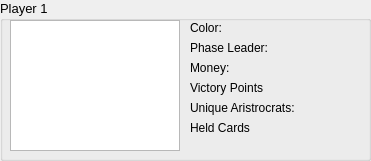
   <widget class="QGroupBox" name="groupBoxPlayer1">
    <property name="geometry">
     <rect>
      <x>10</x>
      <y>110</y>
      <width>371</width>
      <height>161</height>
     </rect>
    </property>
    <property name="font">
     <font>
      <pointsize>10</pointsize>
     </font>
    </property>
    <property name="title">
     <string>Player 1</string>
    </property>
    <widget class="QLabel" name="lblColor_Player1">
     <property name="geometry">
      <rect>
       <x>190</x>
       <y>20</y>
       <width>161</width>
       <height>16</height>
      </rect>
     </property>
     <property name="font">
      <font>
       <pointsize>9</pointsize>
      </font>
     </property>
     <property name="text">
      <string>Color:</string>
     </property>
    </widget>
    <widget class="QLabel" name="lblPhaseLeader_Player1">
     <property name="geometry">
      <rect>
       <x>190</x>
       <y>40</y>
       <width>161</width>
       <height>16</height>
      </rect>
     </property>
     <property name="font">
      <font>
       <pointsize>9</pointsize>
      </font>
     </property>
     <property name="text">
      <string>Phase Leader: </string>
     </property>
    </widget>
    <widget class="QLabel" name="lblMoney_Player1">
     <property name="geometry">
      <rect>
       <x>190</x>
       <y>60</y>
       <width>161</width>
       <height>16</height>
      </rect>
     </property>
     <property name="font">
      <font>
       <pointsize>9</pointsize>
      </font>
     </property>
     <property name="text">
      <string>Money:</string>
     </property>
    </widget>
    <widget class="QLabel" name="lblVP_Player1">
     <property name="geometry">
      <rect>
       <x>190</x>
       <y>80</y>
       <width>161</width>
       <height>16</height>
      </rect>
     </property>
     <property name="font">
      <font>
       <pointsize>9</pointsize>
      </font>
     </property>
     <property name="text">
      <string>Victory Points</string>
     </property>
    </widget>
    <widget class="QLabel" name="lblAristocrats_Player1">
     <property name="geometry">
      <rect>
       <x>190</x>
       <y>100</y>
       <width>161</width>
       <height>16</height>
      </rect>
     </property>
     <property name="font">
      <font>
       <pointsize>9</pointsize>
      </font>
     </property>
     <property name="text">
      <string>Unique Aristrocrats:</string>
     </property>
    </widget>
    <widget class="QLabel" name="lblHeldCards_Player1">
     <property name="geometry">
      <rect>
       <x>190</x>
       <y>120</y>
       <width>161</width>
       <height>16</height>
      </rect>
     </property>
     <property name="font">
      <font>
       <pointsize>9</pointsize>
      </font>
     </property>
     <property name="text">
      <string>Held Cards</string>
     </property>
    </widget>
    <widget class="QListWidget" name="listCards_Player1">
     <property name="geometry">
      <rect>
       <x>10</x>
       <y>20</y>
       <width>170</width>
       <height>131</height>
      </rect>
     </property>
     <property name="font">
      <font>
       <pointsize>9</pointsize>
      </font>
     </property>
    </widget>
   </widget>
